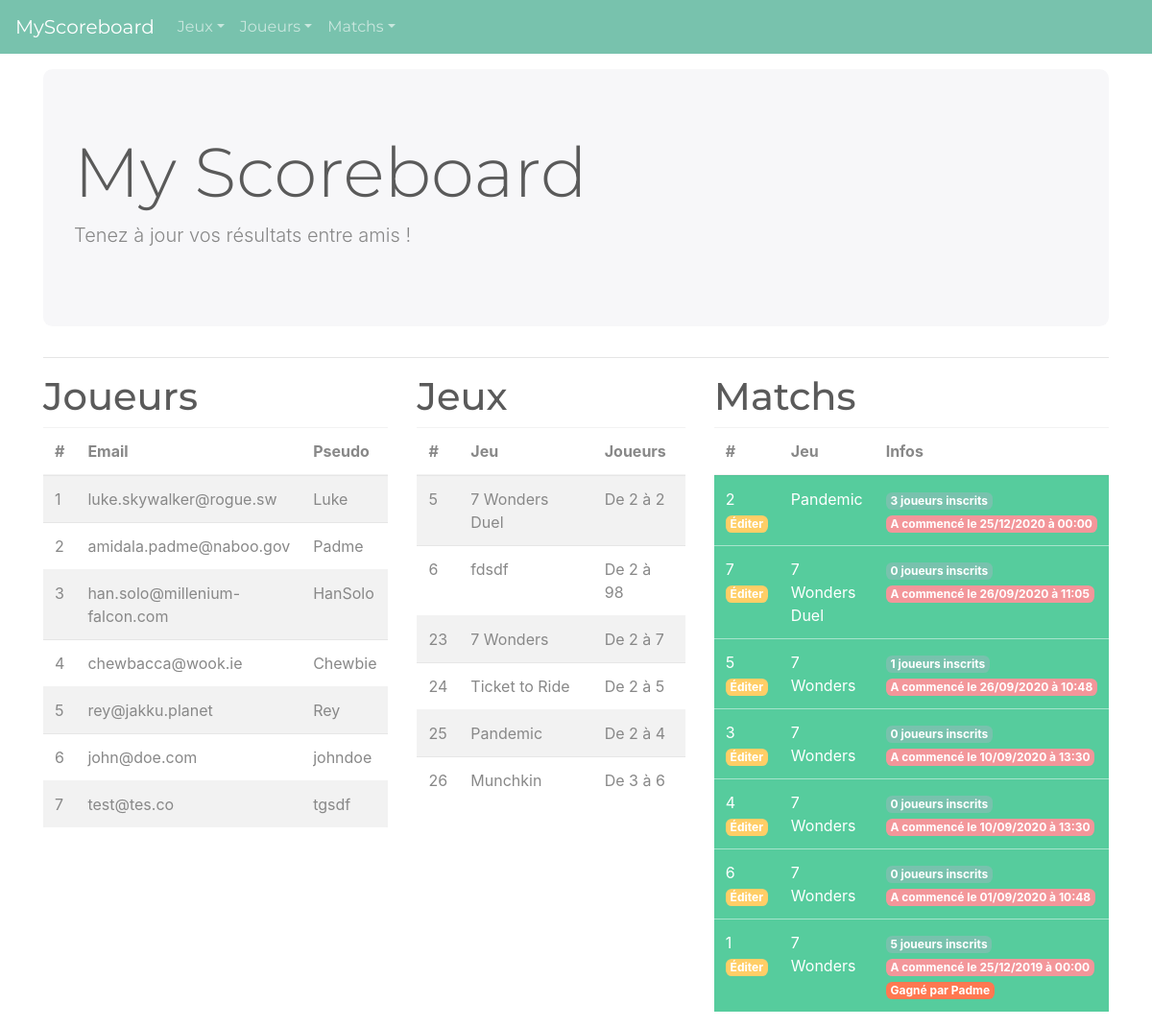
The page / on the database its author committed.
### tables this page shows
CREATE TABLE `player` (
  `id` int(11) NOT NULL,
  `email` varchar(255) NOT NULL,
  `nickname` varchar(255) NOT NULL
);

CREATE TABLE `game` (
  `id` int(11) NOT NULL,
  `title` varchar(255) NOT NULL,
  `min_players` int(11) NOT NULL,
  `max_players` int(11) NOT NULL
);

CREATE TABLE `contest` (
  `id` int(11) NOT NULL,
  `game_id` int(11) NOT NULL,
  `start_date` datetime NOT NULL,
  `winner_id` int(11) DEFAULT NULL
);

### src/controllers/AppController.php (called while the page is built)
<?php
class AppController {
    public static function index() {
        $players = Player::findAll();
        $contests = Contest::findAll();
        $games = Game::findAll();
        include(VIEWS . 'app/index.php');
    }
}

### config/config.php (called while the page is built, shortened)
<?php
spl_autoload_register(function($class) {
    foreach(['config/', 'src/controllers/', 'src/models/'] as $folder) {
        $file = '../' . $folder . $class . '.php';
    }
});
$requestedRoute = '';
$foundMethod = $routes[$requestedRoute];
$class = $foundMethod[0];
$method = $foundMethod[1];
$class::$method();

### public/index.php (called while the page is built, shortened)
<?php
require_once(__DIR__ . '/../config/params.php');
require_once(__DIR__ . '/../config/config.php');

### config/Db.php (called while the page is built)
<?php
class Db {
    protected static function getDb() {
        try {
            $bdd = new PDO('mysql:host=' . CONFIG['db']['DB_HOST'] . ';dbname=' . CONFIG['db']['DB_NAME'] . ';charset=utf8;port=' . CONFIG['db']['DB_PORT'],
                            CONFIG['db']['DB_USER'],
                            CONFIG['db']['DB_PSWD'],
                            [
                                'ATTR_ERRMODE' => PDO::ERRMODE_EXCEPTION,
            ]);
            return $bdd;
        } catch (Exception $e) {
            var_dump($e);
            die;
        }
    }
}

### src/models/Player.php (called while the page is built, shortened)
<?php
class Player extends Db {
    public static function findAll() {
        $request = "SELECT * FROM player";
        $response = self::getDb()->prepare($request);
        $response->execute();
        return $response->fetchAll(PDO::FETCH_ASSOC);
    }
}

### src/models/Game.php (called while the page is built, shortened)
<?php
class Game extends Db
{
    public static function findAll()
    {
        $request = "SELECT * FROM game";
        $response = self::getDb()->prepare($request);
        $response->execute();
        return $response->fetchAll(PDO::FETCH_ASSOC);
    }
}

### src/models/Contest.php (called while the page is built, shortened)
<?php
class Contest extends Db
{
    public static function findAll()
    {
        $request = "SELECT contest.id, game.title, count(player_contest.player_id) as nbPlayers, winner.nickname, contest.start_date
                    FROM contest
                    LEFT JOIN player_contest ON contest.id = player_contest.contest_id
                    LEFT JOIN player ON player_contest.player_id = player.id
                    INNER JOIN game ON contest.game_id = game.id
                    LEFT JOIN player as winner ON contest.winner_id = winner.id
                    GROUP BY contest.id
                    ORDER BY contest.start_date DESC";
        $response = self::getDb()->prepare($request);
        $response->execute();
        return $response->fetchAll(PDO::FETCH_ASSOC);
    }
}

### views/app/index.php (the view, shortened to what this page needs)
<?php include(VIEWS . '_partials/header.php'); ?>
<div class="jumbotron">
    <h1 class="display-3">My Scoreboard</h1>
    <p class="lead">Tenez à jour vos résultats entre amis !</p>
</div>
<hr>
<div class="row">
    <div class="col">
        <h1>Joueurs</h1>
        <table class="table table-striped">
            <thead>
                <tr>
                    <th>#</th>
                    <th>Email</th>
                    <th>Pseudo</th>
                </tr>
            </thead>
            <tbody>
                <?php foreach ($players as $player) : ?>
                    <tr>
                        <td><?= $player['id'] ?></td>
                        <td><?= $player['email'] ?></td>
                        <td><?= $player['nickname'] ?></td>
                    </tr>
                <?php endforeach; ?>
            </tbody>
        </table>
    </div>
    <div class="col">
        <h1>Jeux</h1>
        <table class="table table-striped">
            <thead>
                <tr>
                    <th>#</th>
                    <th>Jeu</th>
                    <th>Joueurs</th>
                </tr>
            </thead>
            <tbody>
                <?php foreach ($games as $game) : ?>
                    <tr>
                        <td><?= $game['id'] ?></td>
                        <td><?= $game['title'] ?></td>
                        <td>De <?= $game['min_players'] ?> à <?= $game['max_players'] ?></td>
                    </tr>
                <?php endforeach; ?>
            </tbody>
        </table>
    </div>
    <div class="col">
        <h1>Matchs</h1>
        <table class="table table-striped">
            <thead>
                <tr>
                    <th>#</th>
                    <th>Jeu</th>
                    <th>Infos</th>
                </tr>
            </thead>
            <tbody>
                <?php foreach ($contests as $contest) : ?>
                    <?php
                    $startDate = new DateTime($contest['start_date']);
                    $hasStarted = $startDate < new DateTime() ? true : false;
                    ?>
                    <?php if ($hasStarted) : ?>
                        <tr class="table-success">
                            <td><?= $contest['id'] ?><br><a href="<?= BASE_PATH . 'contests/show?id=' . $contest['id'] ?>" class="badge badge-warning">Éditer</a></td>
                            <td><?= $contest['title'] ?></td>
                            <td>
                                <span class="badge badge-primary"><?= $contest['nbPlayers'] ?> joueurs inscrits</span>
                                <span class="badge badge-secondary">A commencé le <?= $startDate->format('d/m/Y') . ' à ' . $startDate->format('H:i') ?></span>
                                <?php if (!empty($contest['nickname'])) : ?>
                                    <span class="badge badge-danger">Gagné par <?= $contest['nickname'] ?></span>
                                <?php endif; ?>
                            </td>
                        </tr>
                    <?php endif; ?>
                <?php endforeach; ?>
            </tbody>
        </table>
    </div>
</div>
<?php include(VIEWS . '_partials/footer.php'); ?>

### views/_partials/header.php (shortened to what this page needs)
<!doctype html>
<html lang="en">
<head>
    <link rel="stylesheet" href="https://stackpath.bootstrapcdn.com/bootstrap/4.3.1/css/bootstrap.min.css">
    <link rel="stylesheet" href="https://bootswatch.com/4/minty/bootstrap.min.css">
    <link rel="stylesheet" href="https://maxcdn.bootstrapcdn.com/font-awesome/4.7.0/css/font-awesome.min.css">
</head>
<body>
    <nav class="navbar navbar-expand-sm navbar-dark bg-primary">
        <a class="navbar-brand" href="<?= BASE_PATH ?>"><?= CONFIG['app']['name'] ?></a>
        <div class="collapse navbar-collapse" id="collapsibleNavId">
            <ul class="navbar-nav mr-auto mt-2 mt-lg-0">
                <li class="nav-item dropdown">
                    <a class="nav-link dropdown-toggle" href="#" id="dropdownId" data-toggle="dropdown" aria-haspopup="true" aria-expanded="false">Jeux</a>
                </li>
                <li class="nav-item dropdown">
                    <a class="nav-link dropdown-toggle" href="#" id="dropdownId" data-toggle="dropdown" aria-haspopup="true" aria-expanded="false">Joueurs</a>
                </li>
                <li class="nav-item dropdown">
                    <a class="nav-link dropdown-toggle" href="#" id="dropdownId" data-toggle="dropdown" aria-haspopup="true" aria-expanded="false">Matchs</a>
                </li>
            </ul>
        </div>
    </nav>
    <div class="container mt-3">
        <div class="row">
            <div class="col">

### views/_partials/footer.php (shortened to what this page needs)
</div>
</div>
</div>
</body>
</html>

### rows shown on the page
player: id "1", email "luke.skywalker@rogue.sw", nickname "Luke"
player: id "2", email "amidala.padme@naboo.gov", nickname "Padme"
player: id "3", email "han.solo@millenium-falcon.com", nickname "HanSolo"
player: id "4", email "chewbacca@wook.ie", nickname "Chewbie"
player: id "5", email "rey@jakku.planet", nickname "Rey"
player: id "6", email "john@doe.com", nickname "johndoe"
player: id "7", email "test@tes.co", nickname "tgsdf"
game: id "5", title "7 Wonders Duel", min_players "2", max_players "2"
game: id "6", title "fdsdf", min_players "2", max_players "98"
game: id "23", title "7 Wonders", min_players "2", max_players "7"
game: id "24", title "Ticket to Ride", min_players "2", max_players "5"
game: id "25", title "Pandemic", min_players "2", max_players "4"
game: id "26", title "Munchkin", min_players "3", max_players "6"
contest: id "2", game.title "Pandemic", nbPlayers "3", start_date "25/12/2020", start_date "00:00"
contest: id "7", game.title "7 Wonders Duel", nbPlayers "0", start_date "26/09/2020", start_date "11:05"
contest: id "5", game.title "7 Wonders", nbPlayers "1", start_date "26/09/2020", start_date "10:48"
contest: id "3", game.title "7 Wonders", nbPlayers "0", start_date "10/09/2020", start_date "13:30"
contest: id "4", game.title "7 Wonders", nbPlayers "0", start_date "10/09/2020", start_date "13:30"
contest: id "6", game.title "7 Wonders", nbPlayers "0", start_date "01/09/2020", start_date "10:48"
contest: id "1", game.title "7 Wonders", nbPlayers "5", start_date "25/12/2019", start_date "00:00", player.nickname "Padme"

### other values the page prints
CONFIG['app']['name'] "MyScoreboard"
